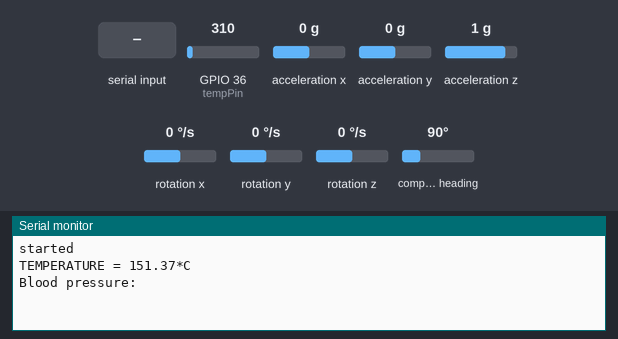
This sketch was run on a simulated ESP32. Parts: the last lines printed to the serial monitor. Inputs (shaded band) come from the test bench; at power-on: acceleration y 0 g, GPIO 36 (tempPin) = 310, acceleration x 0 g, acceleration z 1 g, rotation x 0 °/s, rotation y 0 °/s, rotation z 0 °/s, compass heading 90°.

Above: at 1.8 s.
1.9 s: "1" received over the second serial link
At 3.3 s:
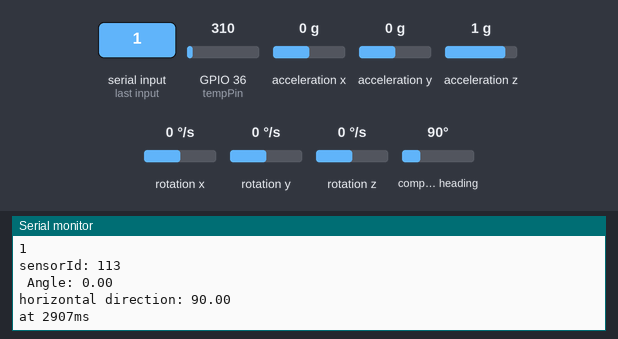
4.4 s: acceleration y set to -1.4 g
At 5.2 s:
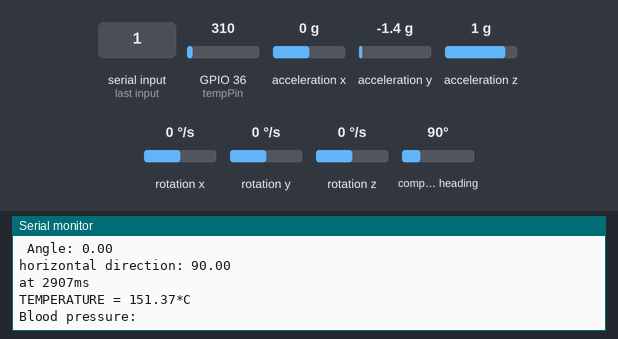
5.9 s: GPIO 36 (tempPin) set to 372
At 6.6 s:
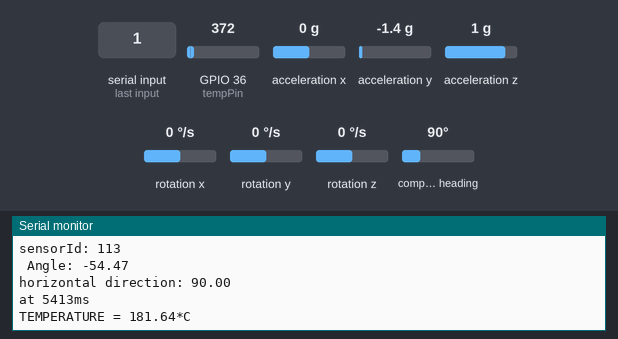
7.4 s: acceleration x set to -1.4 g
At 8.8 s:
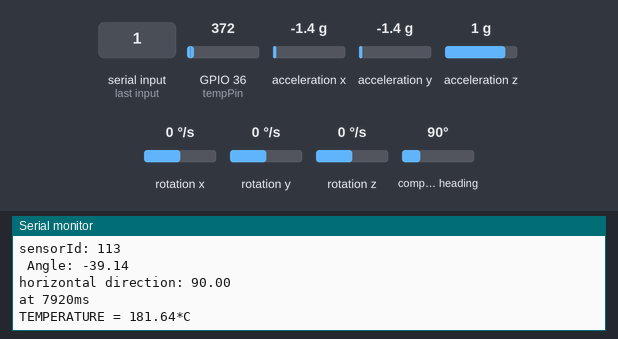
8.9 s: acceleration z set to -1.4 g
At 10.2 s:
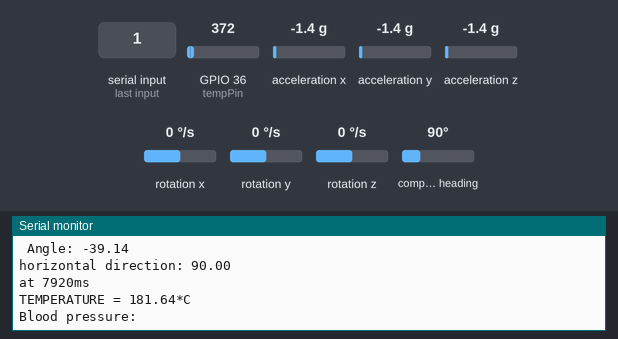
10.4 s: "0" received over the second serial link
At 11.7 s:
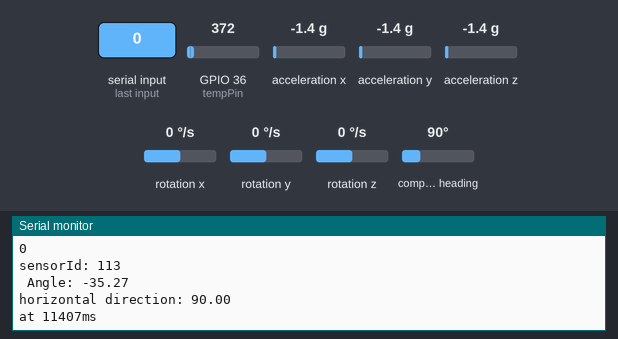
Timing chart, 0 to 12.9 s (numbered marks = the images above; inputs shaded):
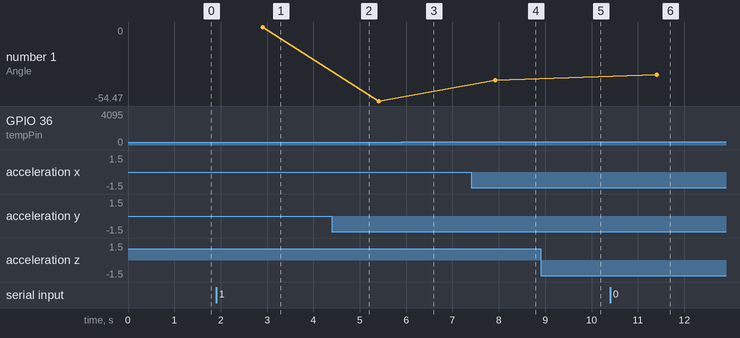

The sketch:

MAIN_Stress.ino
```cpp
#include <MPU9250_asukiaaa.h>
#define RXp2 16


float temp;
int tempPin = 36;


#ifdef _ESP32_HAL_I2C_H_
#define SDA_PIN 21
#define SCL_PIN 22
#endif


MPU9250_asukiaaa mySensor;
float aX, aY, aZ, aSqrt, gX, gY, gZ, mDirection, mX, mY, mZ;
float pitch;

void setup() {
  Serial.begin(115200);
  Serial2.begin(9600, SERIAL_8N1, RXp2);
  while(!Serial);
  Serial.println("started");


#ifdef _ESP32_HAL_I2C_H_ // For ESP32
  Wire.begin(SDA_PIN, SCL_PIN);
  mySensor.setWire(&Wire);
#endif

  mySensor.beginAccel();
  mySensor.beginGyro();
  mySensor.beginMag();

  // You can set your own offset for mag values
  // mySensor.magXOffset = -50;
  // mySensor.magYOffset = -55;
  // mySensor.magZOffset = -10;
}

void loop() {


   temp = analogRead(tempPin);
   // read analog volt from sensor and save to variable temp
   temp = temp * 0.48828125;
   // convert the analog volt to its temperature equivalent
   Serial.print("TEMPERATURE = ");
   Serial.print(temp); // display temperature value
   Serial.print("*C");
   Serial.println();
   delay(1000);


  Serial.println("Blood pressure: ");
  Serial.println(Serial2.readString());


  uint8_t sensorId;
  if (mySensor.readId(&sensorId) == 0) {
    Serial.println("sensorId: " + String(sensorId));
  } else {
    Serial.println("Cannot read sensorId");
  }

  if (mySensor.accelUpdate() == 0) {
    aX = mySensor.accelX();
    aY = mySensor.accelY();
    aZ = mySensor.accelZ();
    aSqrt = mySensor.accelSqrt();
    //Serial.println("accelX: " + String(aX));
    //Serial.println("accelY: " + String(aY));
    //Serial.println("accelZ: " + String(aZ));
    //Serial.println("accelSqrt: " + String(aSqrt));

     //pitch = atan2 (accelY ,( sqrt ((accelX * accelX) + (accelZ * accelZ))));
     pitch = atan2 (aY ,( sqrt ((aX * aX) + (aZ * aZ))));
     pitch = pitch*57.3;

     Serial.println(" Angle: " + String(pitch));

  } else {
    Serial.println("Cannod read accel values");
  }

  if (mySensor.gyroUpdate() == 0) {
    gX = mySensor.gyroX();
    gY = mySensor.gyroY();
    gZ = mySensor.gyroZ();
    //Serial.println("gyroX: " + String(gX));
    //Serial.println("gyroY: " + String(gY));
    //Serial.println("gyroZ: " + String(gZ));
  } else {
    Serial.println("Cannot read gyro values");
  }

  if (mySensor.magUpdate() == 0) {
    mX = mySensor.magX();
    mY = mySensor.magY();
    mZ = mySensor.magZ();
    mDirection = mySensor.magHorizDirection();
    if(mDirection<0)
    {
      mDirection=360+mDirection;
    }
    //Serial.println("magX: " + String(mX));
    //Serial.println("maxY: " + String(mY));
    //Serial.println("magZ: " + String(mZ));
    Serial.println("horizontal direction: " + String(mDirection));
  } else {
    //Serial.println("Cannot read mag values");
  }

  Serial.println("at " + String(millis()) + "ms");
  Serial.println(""); // Add an empty line
  delay(500);
}
```

Measured:
- after the input at 1.9 s, the serial monitor: prints a new line after 1.0 s (image 1)
- after the input at 5.9 s, the serial monitor: prints a new line at once (image 3)
- after the input at 7.4 s, the serial monitor: prints a new line after 0.52 s (image 4)
- after the input at 10.4 s, the serial monitor: prints a new line after 1.0 s (image 6)
- plotted number 1: 0 → -54.47 after the input at 4.4 s, -54.47 → -39.14 after the input at 7.4 s
